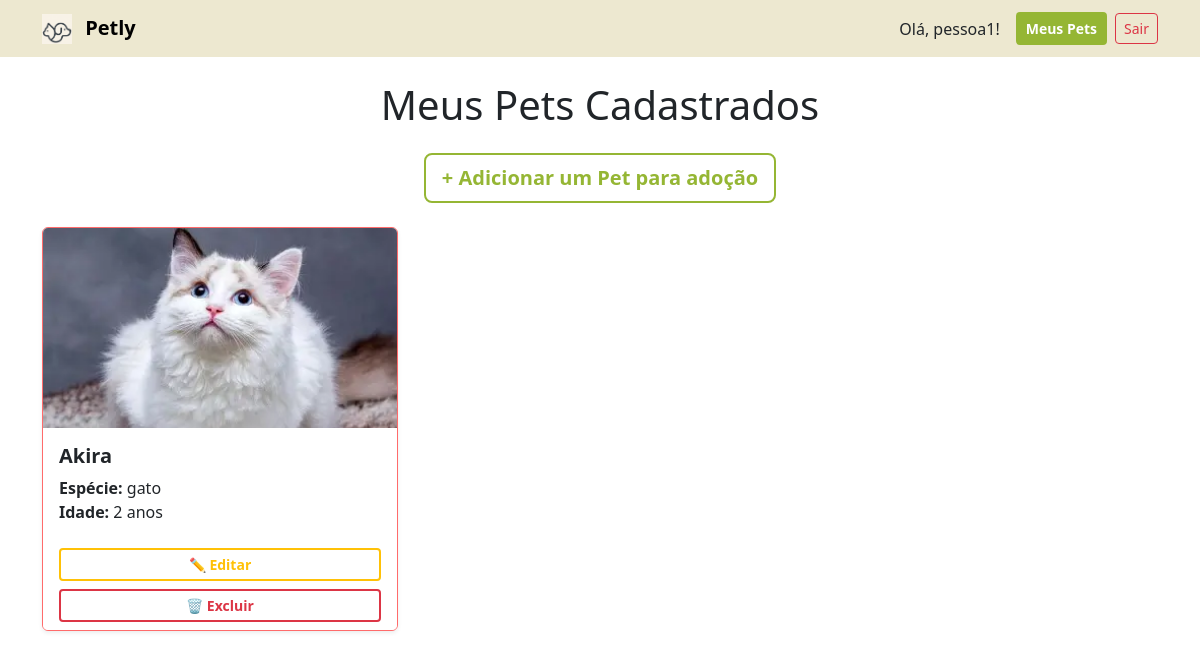
Page /pets/meus/ (signed in) on the committed database.
### pets/models.py (models this page shows, shortened)
class Pet(models.Model):
    ESPECIE_CHOICES = [
        ('cachorro', 'Cachorro'),
        ('gato', 'Gato'),
        ('outro', 'Outro'),
    ]
    PORTE_CHOICES = [
        ('pequeno', 'Pequeno'),
        ('medio', 'Médio'),
        ('grande', 'Grande'),
    ]
    usuario = models.ForeignKey(User, on_delete=models.CASCADE)
    nome = models.CharField(max_length=100)
    especie = models.CharField(max_length=20, choices=ESPECIE_CHOICES)
    porte = models.CharField(max_length=20, choices=PORTE_CHOICES)
    idade = models.IntegerField()
    descricao = models.TextField(blank=True, null=True) # blank=True permite o campo ficar vazio no formulário
    foto = models.ImageField(upload_to='pets_fotos/', blank=True, null=True)
    adotado = models.BooleanField(default=False)

### pets/views.py (the view)
# urls.py: path('meus/', meus_pets, name='meus_pets'),
@login_required
def meus_pets(request):
    pets = Pet.objects.filter(usuario=request.user)
    contexto = {
        'pets': pets,
    }
    return render(request, 'meus_pets.html', contexto)

### templates/meus_pets.html (shortened to what this page needs)
{% extends 'base.html' %}
{% block content %}
    <h1 class="mb-4 text-center">Meus Pets Cadastrados</h1>
    <div class="text-center mb-4">
        <a href="{% url 'novo_pet' %}" class="btn btn-lg btn-outline-add">
            + Adicionar um Pet para adoção
        </a>
    </div>
    <div class="row">
        {% for pet in pets %}
        <div class="col-md-4 mb-4">
            <div class="card h-100 shadow-sm" style="border-color: #ff6b6b;">
                {% if pet.foto %}
                    <img src="{{ pet.foto.url }}" class="card-img-top" alt="{{ pet.nome }}" style="height: 200px; object-fit: cover;">
                {% else %}
                    <div class="card-img-top bg-secondary text-white d-flex align-items-center justify-content-center" style="height: 200px;">
                        <span>Sem Foto 📷</span>
                    </div>
                {% endif %}
                <div class="card-body">
                    <h5 class="card-title fw-bold">{{ pet.nome }}</h5>
                    <p class="card-text">
                        <strong>Espécie:</strong> {{ pet.especie }}<br>
                        <strong>Idade:</strong> {{ pet.idade }} anos
                    </p>
                </div>
                <div class="card-footer bg-white border-top-0 d-grid gap-2">
                    <a href="{% url 'editar_pet' pet.id %}" class="btn btn-sm btn-outline-edit">
                        ✏️ Editar
                    </a>
                    <a href="{% url 'excluir_pet' pet.id %}" class="btn btn-sm btn-outline-delete">
                        🗑️ Excluir
                    </a>
                </div>
            </div>
        </div>
        {% empty %}
        <div class="col-12 text-center">
            <div class="alert alert-info">
                Você ainda não tem nenhum pet para adoção.
            </div>
        </div>
        {% endfor %}
    </div>
{% endblock %}

### templates/base.html (shortened to what this page needs)
{% load static %}
<!DOCTYPE html>
<html lang="pt-br">
<head>
    <link href="{% static 'css/bootstrap.min.css' %}" rel="stylesheet">
</head>
<body>
    <nav class="navbar navbar-expand-lg navbar-light navbar-custom mb-4">
        <div class="container">
            <a class="navbar-brand fw-bold" href="{% url 'listar_pets' %}">
                <img src="{% static 'img/logo.png' %}" alt="Logo" width="30" height="30" class="d-inline-block align-text-top me-2">
                Petly
            </a>
            <div class="d-flex align-items-center">
                {% if user.is_authenticated %}
                    <span class="navbar-text text-dark me-3">Olá, {{ user.username }}!</span>
                    <a href="{% url 'meus_pets' %}" class="btn btn-nav-custom btn-sm me-2 {% if request.resolver_match.url_name == 'meus_pets' %}active{% endif %}">
                        Meus Pets
                    </a>
                    <a href="{% url 'logout' %}" class="btn btn-outline-danger btn-sm">Sair</a>
                {% else %}
                    <a href="{% url 'login' %}" class="btn btn-primary btn-sm">Entrar</a>
                {% endif %}
            </div>
        </div>
    </nav>
    <div class="container">
        {% block content %}
        {% endblock %}
    </div>
</body>
</html>

### templates/base.html (style rules this page uses)
.navbar-custom { background-color: #ede8d0; }
.btn-nav-custom { color: #95b634; border: 2px solid #95b634; background-color: transparent; font-weight: bold; transition: all 0.3s ease; }
.btn-nav-custom.active { color: white; background-color: #95b634; border-color: #95b634; }

### templates/meus_pets.html (style rules this page uses)
.btn-outline-add { color: #95b634; border: 2px solid #95b634; background-color: transparent; font-weight: bold; transition: all 0.3s ease; }
.btn-outline-edit { color: #ffc107; border: 2px solid #ffc107; background-color: transparent; font-weight: bold; transition: all 0.3s ease; }
.btn-outline-delete { color: #dc3545; border: 2px solid #dc3545; background-color: transparent; font-weight: bold; transition: all 0.3s ease; }

### rows in the picture
Pet: foto (picture), nome "Akira", especie "gato", idade "2"

### other values in the picture
{{ user.username }} "pessoa1"
